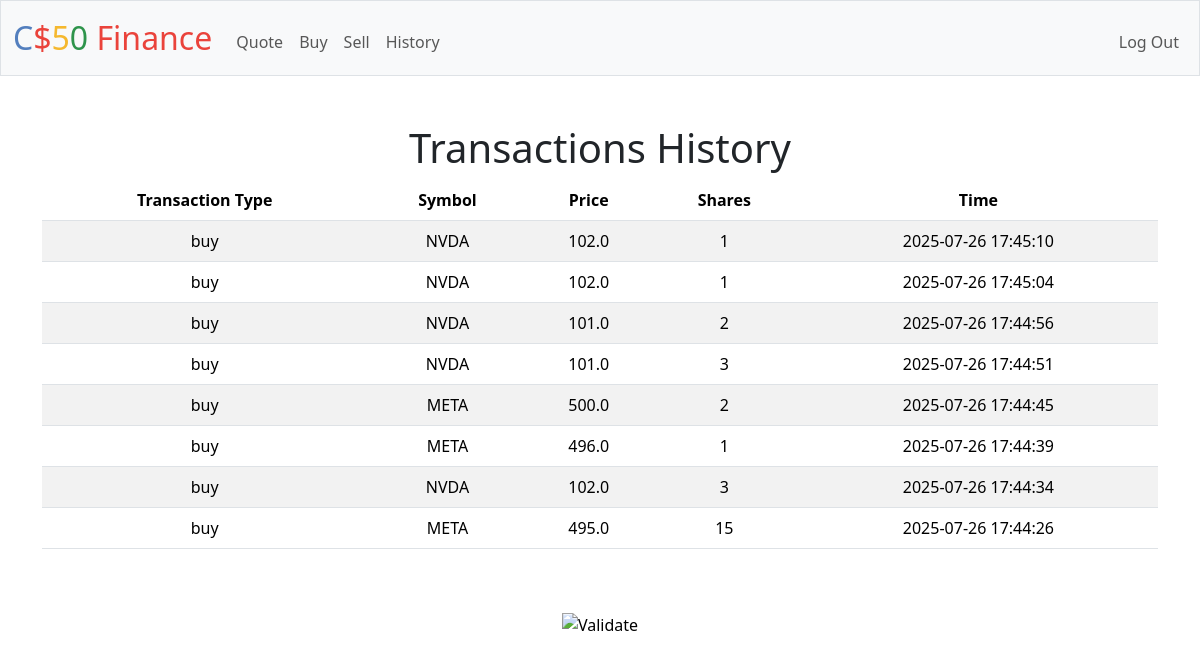
/history (signed in), run on an earlier commit of the app's database.
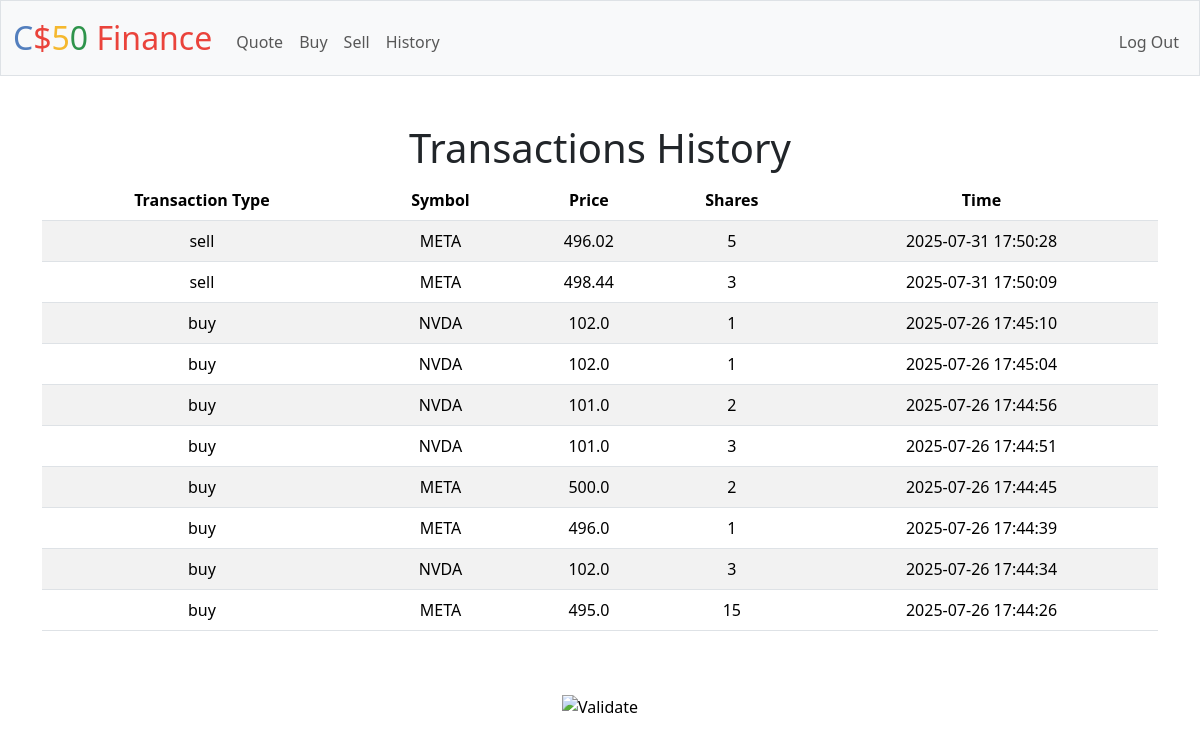
And on a later commit of the database.
### tables this page shows
CREATE TABLE 'transactions' ('id ' INTEGER PRIMARY KEY AUTOINCREMENT NOT NULL, 'user_id' INTEGER NOT NULL, 'symbol' TEXT NOT NULL, 'shares' INTEGER NOT NULL, 'price' REAL NOT NULL, 'total' REAL NOT NULL, 'transaction_type' TEXT NOT NULL, 'timestamp' TEXT NOT NULL DEFAULT CURRENT_TIMESTAMP);

### app.py (the view)
@app.route("/history")
@login_required
def history():
    stocks = db.execute("SELECT transaction_type, symbol, price, shares, timestamp FROM transactions WHERE user_id = (?) ORDER BY timestamp DESC", session["user_id"])
    return render_template("history.html", stocks=stocks)

### app.py (called while the page is built)
@app.after_request
def after_request(response):
    response.headers["Cache-Control"] = "no-cache, no-store, must-revalidate"
    response.headers["Expires"] = 0
    response.headers["Pragma"] = "no-cache"
    return response

### helpers.py (called while the page is built)
def login_required(f):
    @wraps(f)
    def decorated_function(*args, **kwargs):
        if session.get("user_id") is None:
            return redirect("/login")
        return f(*args, **kwargs)
    return decorated_function

### templates/history.html (shortened to what this page needs)
{% extends "layout.html" %}
{% block main %}
    <h1>Transactions History</h1>
    <table class="table table-striped">
        <thead>
            <tr>
                <th>Transaction Type</th>
                <th>Symbol</th>
                <th>Price</th>
                <th>Shares</th>
                <th>Time</th>
            </tr>
        </thead>
        <tbody>
            {% for stock in stocks %}
                <tr>
                    <td> {{ stock.transaction_type }} </td>
                    <td> {{ stock.symbol }} </td>
                    <td> {{ stock.price }} </td>
                    <td> {{ stock.shares | abs }} </td>
                    <td> {{ stock.timestamp }} </td>
                </tr>
            {% endfor %}
        </tbody>
    </table>
{% endblock %}

### templates/layout.html (shortened to what this page needs)
<!DOCTYPE html>
<html lang="en">
    <head>
        <link href="https://cdn.jsdelivr.net/npm/bootstrap@5.3.3/dist/css/bootstrap.min.css" rel="stylesheet">
        <link href="/static/styles.css" rel="stylesheet">
    </head>
    <body>
        <nav class="bg-light border navbar navbar-expand-md navbar-light">
            <div class="container-fluid">
                <a class="navbar-brand" href="/"><span class="blue">C</span><span class="red">$</span><span class="yellow">5</span><span class="green">0</span> <span class="red">Finance</span></a>
                <div class="collapse navbar-collapse" id="navbar">
                    {% if session["user_id"] %}
                        <ul class="navbar-nav me-auto mt-2">
                            <li class="nav-item"><a class="nav-link" href="/quote">Quote</a></li>
                            <li class="nav-item"><a class="nav-link" href="/buy">Buy</a></li>
                            <li class="nav-item"><a class="nav-link" href="/sell">Sell</a></li>
                            <li class="nav-item"><a class="nav-link" href="/history">History</a></li>
                        </ul>
                        <ul class="navbar-nav ms-auto mt-2">
                            <li class="nav-item"><a class="nav-link" href="/logout">Log Out</a></li>
                        </ul>
                    {% else %}
                        <ul class="navbar-nav ms-auto mt-2">
                            <li class="nav-item"><a class="nav-link" href="/register">Register</a></li>
                            <li class="nav-item"><a class="nav-link" href="/login">Log In</a></li>
                        </ul>
                    {% endif %}
                </div>
            </div>
        </nav>
        <main class="container py-5 text-center">
            {% block main %}{% endblock %}
        </main>
        <footer class="mb-5">
            <form action="https://validator.w3.org/check" class="text-center" enctype="multipart/form-data" method="post" target="_blank">
                <input alt="Validate" src="/static/I_heart_validator.png" type="image">
            </form>
        </footer>
    </body>
</html>

### static/styles.css (style rules this page uses)
nav .navbar-brand { font-size: xx-large; }
nav .navbar-brand .blue { color: #537fbe; }
nav .navbar-brand .red { color: #ea433b; }
nav .navbar-brand .yellow { color: #f5b82e; }
nav .navbar-brand .green { color: #2e944b; }

What changed in the data, as far as the page shows it:
added transactions: transaction_type "sell", symbol "META", price "496.02", shares|abs "5", timestamp "2025-07-31 17:50:28"
added transactions: transaction_type "sell", symbol "META", price "498.44", shares|abs "3", timestamp "2025-07-31 17:50:09"
